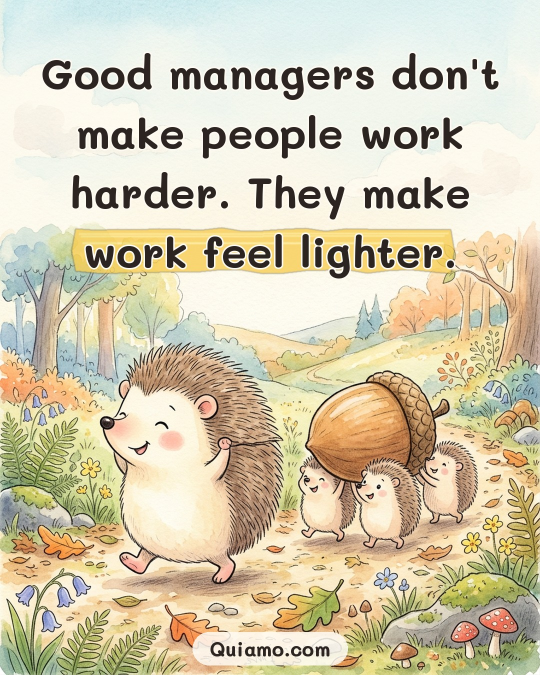
#> input picture hedgehog_posts/samples/lighter_instagram_feed_4x5.jpg, 1080 x 1350 px (shown at 1/2 size)
$ python -i compose.py   (imports and definitions only)
#> lines starting #> are read from the running program, lines starting #| are printed output that depends on the picture
#> further down, picture is the input picture: PIL image 1080x1350 RGB; mean R, G, B 210.5, 201.1, 173.8
"""Turn a text-free hedgehog illustration into a finished quote post.

The quote is lettered here rather than by the image model so spelling is
always exact. Phrases in [square brackets] get a hand-painted highlight.
"""

import random
import re
from dataclasses import dataclass
from pathlib import Path

from PIL import Image, ImageDraw, ImageFilter, ImageFont

ROOT = Path(__file__).resolve().parent
FONT_PATH = ROOT / "fonts" / "Mali-Bold.ttf"

INK = (43, 36, 32)
HIGHLIGHTS = [(247, 205, 84), (240, 143, 152), (132, 192, 216)]  # yellow, pink, blue


@dataclass(frozen=True)
class Layout:
    size: tuple  # final (width, height)
    text_top: int  # quote area, in final pixels
    text_bottom: int
    footer_center_y: int
    side_margin: int = 80
    max_font: int = 92
    min_font: int = 48


# Output name -> layout. Instagram stories hide ~250px at the top and bottom
# behind the app UI, so the story layout keeps text and footer inside that.
LAYOUTS = {
    "linkedin_3x4": Layout(size=(1080, 1440), text_top=110, text_bottom=610, footer_center_y=1385),
    "instagram_feed_4x5": Layout(size=(1080, 1350), text_top=85, text_bottom=560, footer_center_y=1297),
    "instagram_story_9x16": Layout(size=(1080, 1920), text_top=300, text_bottom=900, footer_center_y=990),
}

# Which illustration each output is cut from.
SOURCE_FORMAT = {
    "linkedin_3x4": "portrait_3x4",
    "instagram_feed_4x5": "portrait_3x4",
    "instagram_story_9x16": "story_9x16",
}


# [20 lines left out: function parse_quote, not called in this run]


def plain_quote(quote):
    return re.sub(r"[\[\]]", "", quote)


# [8 lines left out: function _cover, not called in this run]


def _line_text(words):
    return " ".join(w + suffix for w, _, suffix in words)


# [119 lines left out: functions _wrap, _fit, _brush, _haze, _footer, render, not called in this run]


def extend_sky(img, ratio=9 / 16, feather=160):
    """Make a taller frame from 3:4 art by adding soft sky above it.

    Each column's colour comes from the art's own top edge, heavily blurred,
    so the new sky reads as a smooth watercolour wash rather than a stretch.
    """
#> called with ratio = 0.562, feather = 160
    img = img.convert("RGB")
    w, h = img.size
#> w = 1080; h = 1350
    new_h = round(w / ratio)
#> new_h = 1920
    extra = new_h - h
#> extra = 570
    if extra <= 0:
        return img
    edge = img.crop((0, 0, w, 24)).resize((w, 1), Image.LANCZOS)
    sky = edge.resize((w, extra + feather), Image.BILINEAR).filter(ImageFilter.GaussianBlur(40))
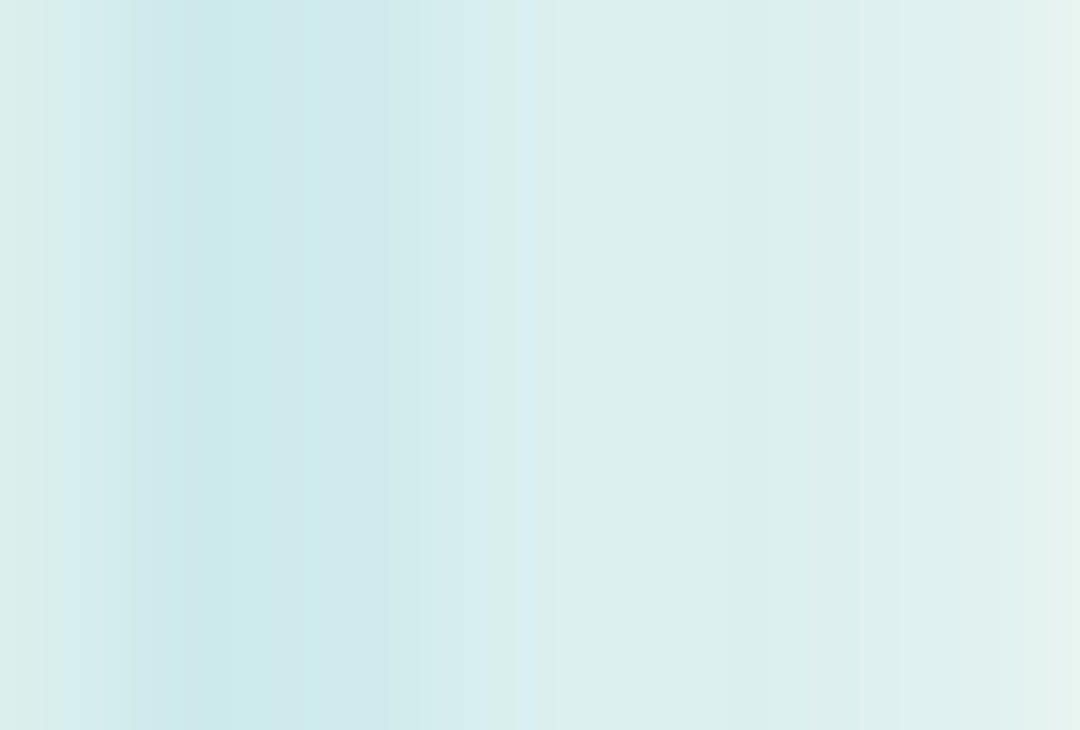
#> sky: PIL image 1080x730 RGB; mean R, G, B 216.3, 238.3, 238.2
    # Fade slightly lighter towards the top, like the rest of the sky wash.
    lighten = Image.new("RGB", sky.size, (253, 249, 240))
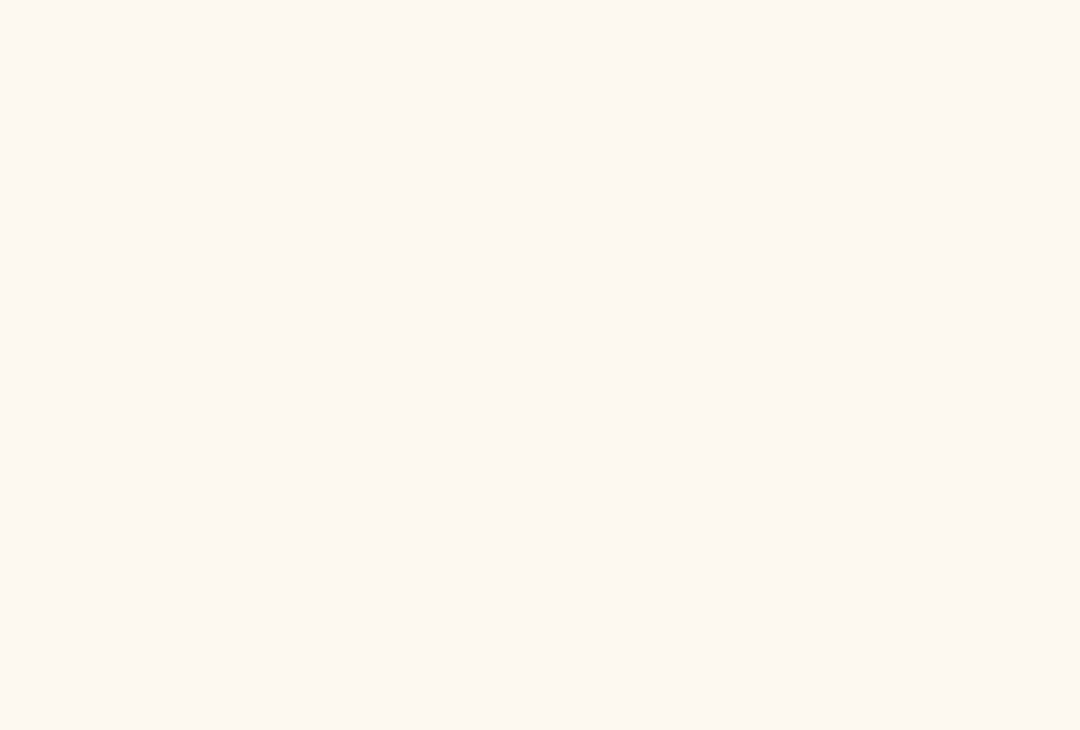
#> lighten: PIL image 1080x730 RGB; mean R, G, B 253, 249, 240
    fade = Image.linear_gradient("L").resize(sky.size).transpose(Image.FLIP_TOP_BOTTOM)
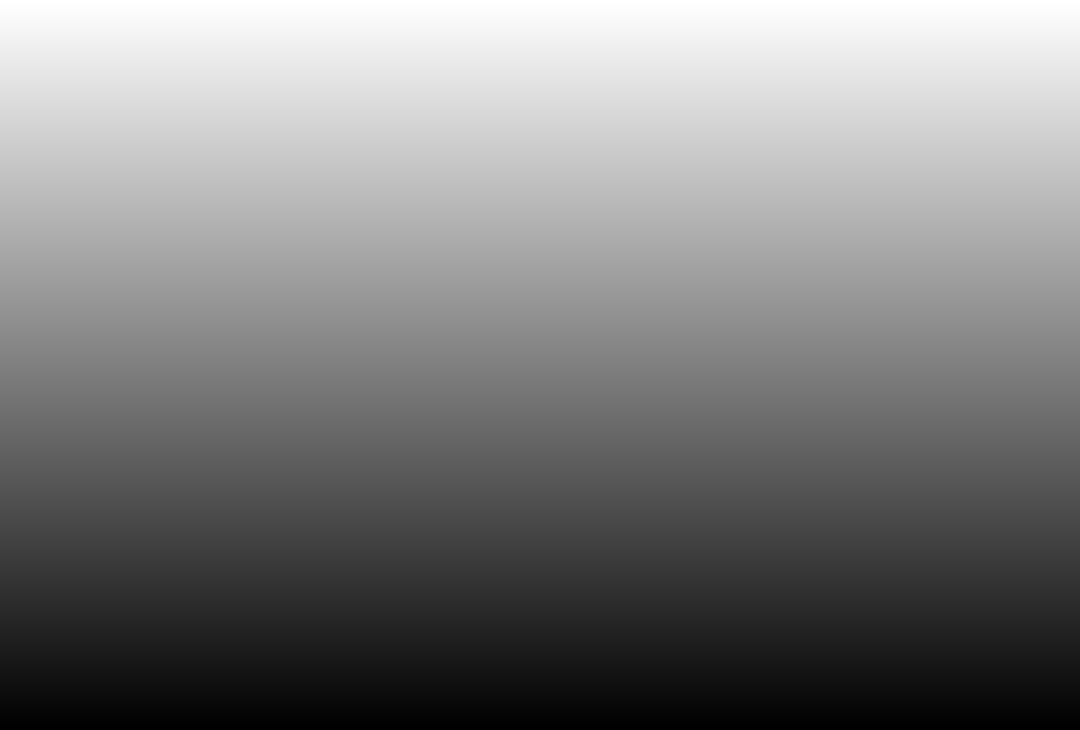
#> fade: PIL image 1080x730 L; min 0, max 255, mean 127.5
    sky = Image.composite(lighten, sky, fade.point(lambda v: int(v * 0.35)))
    canvas = Image.new("RGB", (w, new_h))
#> canvas: PIL image 1080x1920 RGB; every value is 0
    canvas.paste(sky, (0, 0))
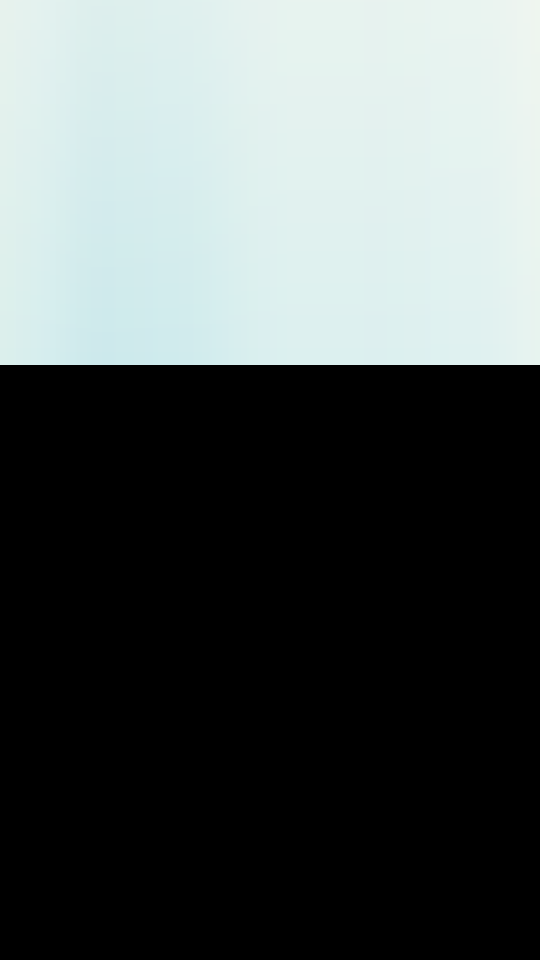
#> canvas: PIL image 1080x1920 RGB (shown at 1/2 size); mean R, G, B 84.6, 91.3, 90.7
    mask = Image.linear_gradient("L").resize((w, feather))
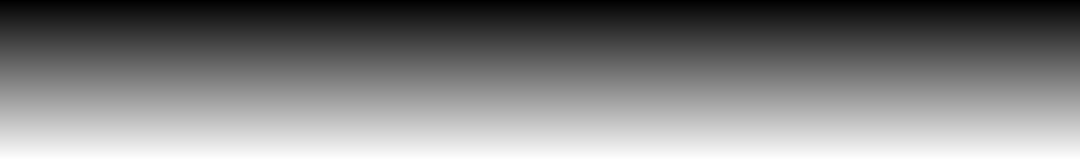
#> mask: PIL image 1080x160 L; min 0, max 255, mean 127.6
    canvas.paste(img.crop((0, 0, w, feather)), (0, extra), mask)
    canvas.paste(img.crop((0, feather, w, h)), (0, extra + feather))
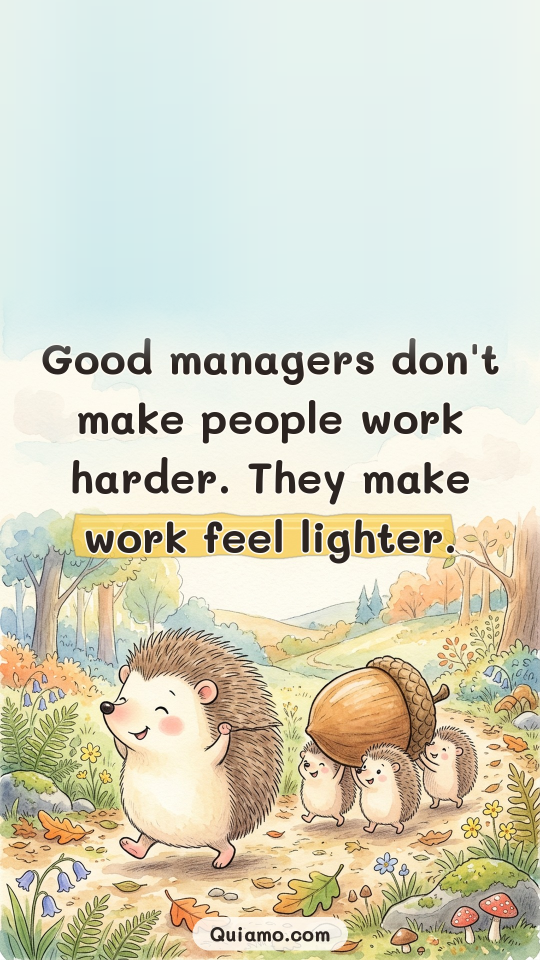
#> canvas: PIL image 1080x1920 RGB (shown at 1/2 size); mean R, G, B 214.4, 212.9, 193.1
    return canvas

>>> from PIL import Image
>>> picture = Image.open('samples/lighter_instagram_feed_4x5.jpg')
>>> result = extend_sky(picture)

$ run again, on hedgehog_posts/samples/lighter_linkedin_3x4.jpg
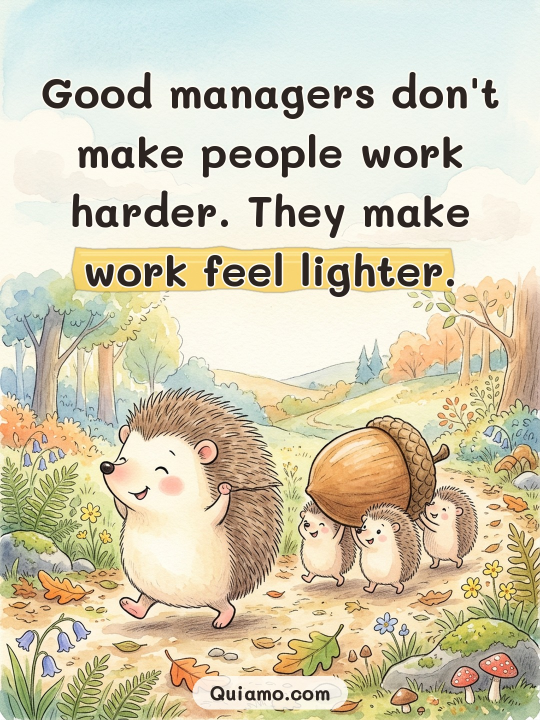
#> input picture hedgehog_posts/samples/lighter_linkedin_3x4.jpg, 1080 x 1440 px (shown at 1/2 size)
#> picture is the input picture: PIL image 1080x1440 RGB; mean R, G, B 211.1, 203.2, 177
#> in extend_sky, `canvas.paste(sky, (0, 0))`:
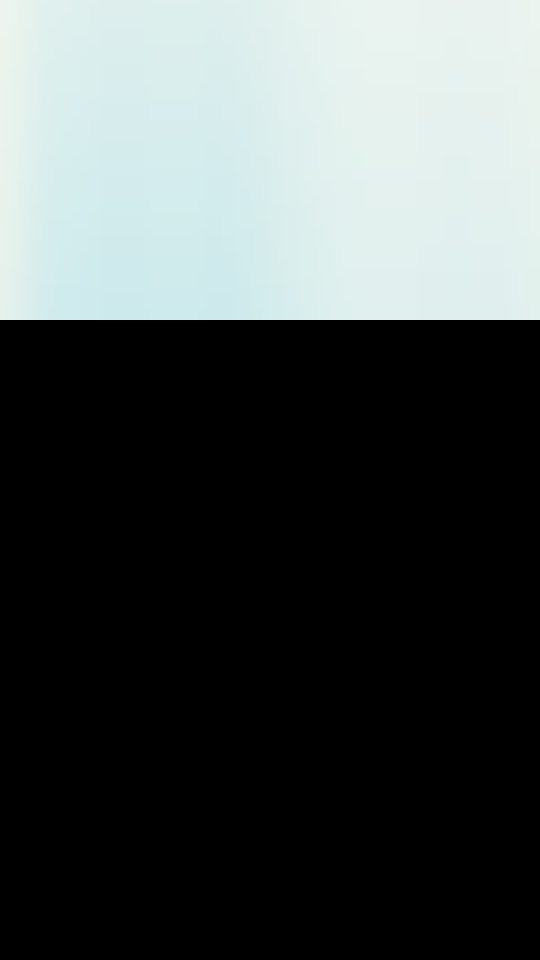
#> canvas: PIL image 1080x1920 RGB (shown at 1/2 size); mean R, G, B 73.8, 79.7, 79.1
#> in extend_sky, `canvas.paste(img.crop((0, feather, w, h)), (0, extra + feather))`:
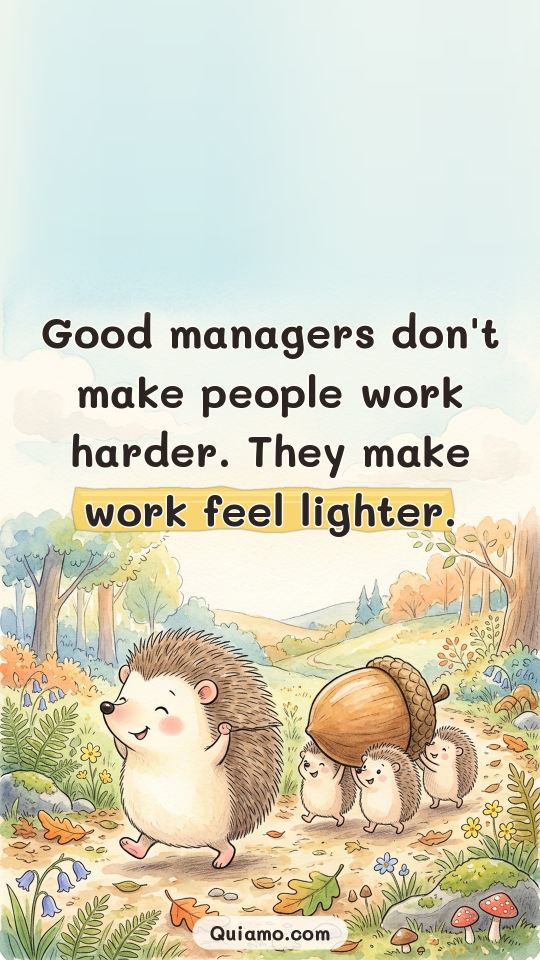
#> canvas: PIL image 1080x1920 RGB (shown at 1/2 size); mean R, G, B 214.1, 212.3, 192.1

$ run again, on hedgehog_posts/samples/own-garden_instagram_feed_4x5.jpg
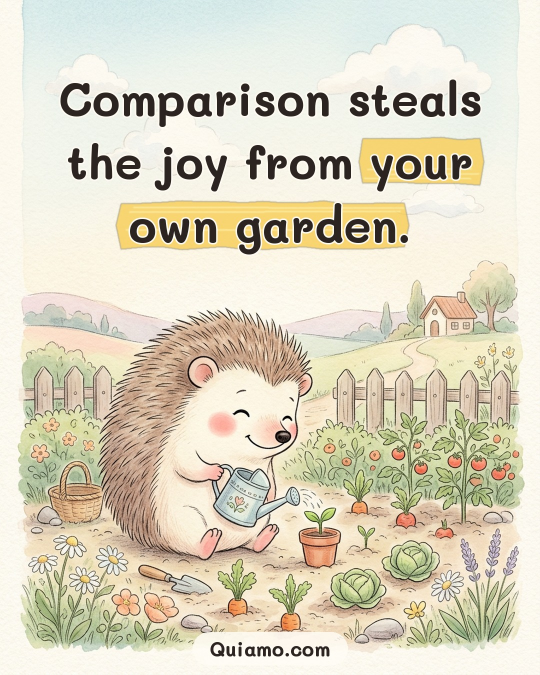
#> input picture hedgehog_posts/samples/own-garden_instagram_feed_4x5.jpg, 1080 x 1350 px (shown at 1/2 size)
#> picture is the input picture: PIL image 1080x1350 RGB; mean R, G, B 219.6, 212.8, 192.1
#> in extend_sky, `sky = edge.resize((w, extra + feather), Image.BILINEAR).filter(ImageFi..`:
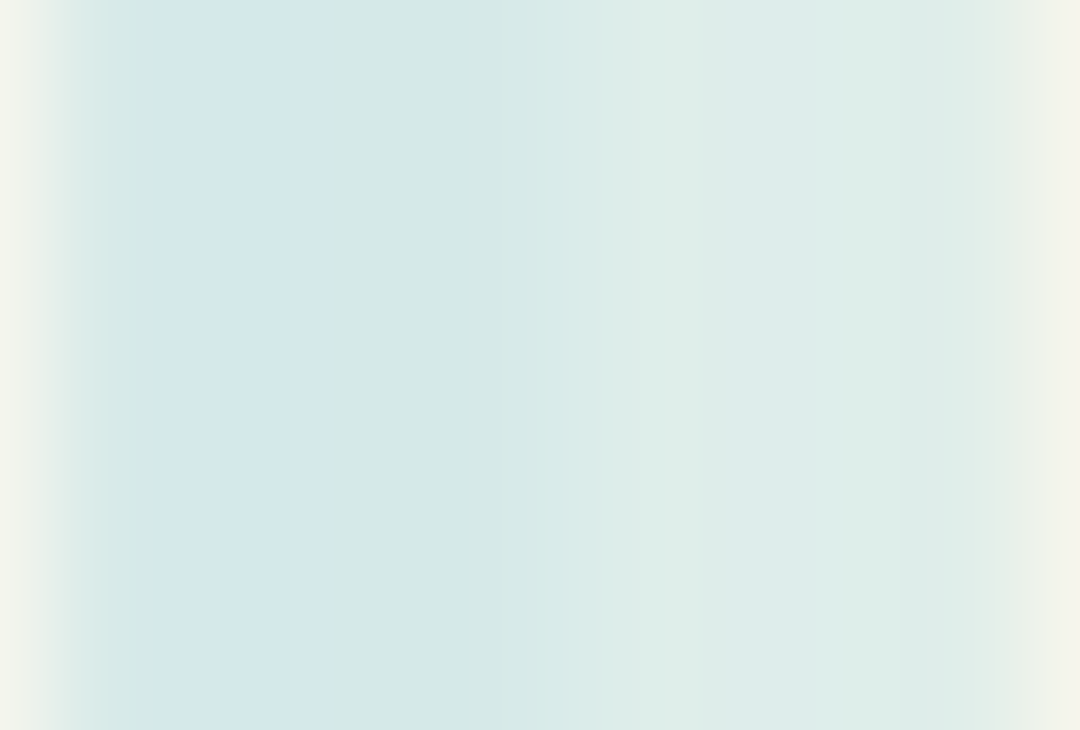
#> sky: PIL image 1080x730 RGB; mean R, G, B 220.5, 236.3, 233.7
#> in extend_sky, `canvas.paste(img.crop((0, feather, w, h)), (0, extra + feather))`:
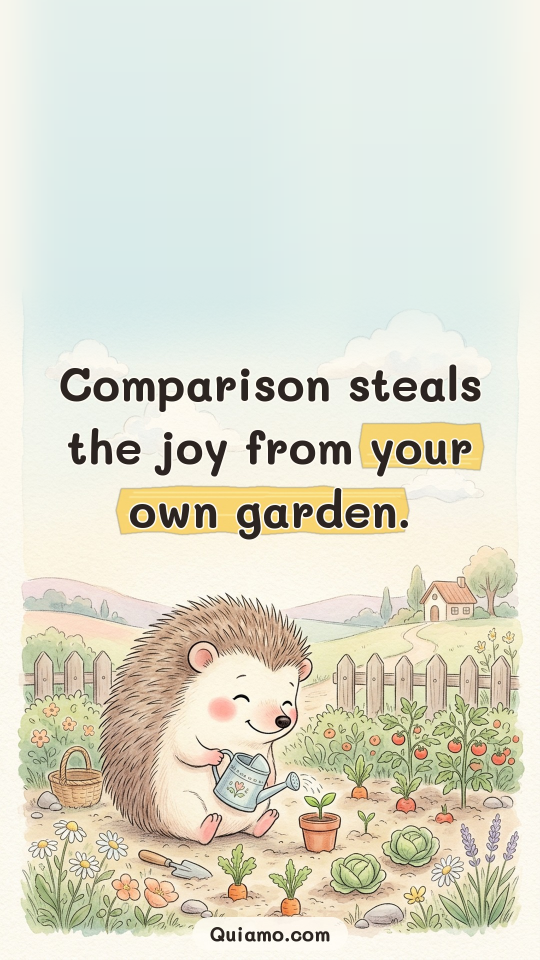
#> canvas: PIL image 1080x1920 RGB (shown at 1/2 size); mean R, G, B 221.7, 220.5, 204.8
